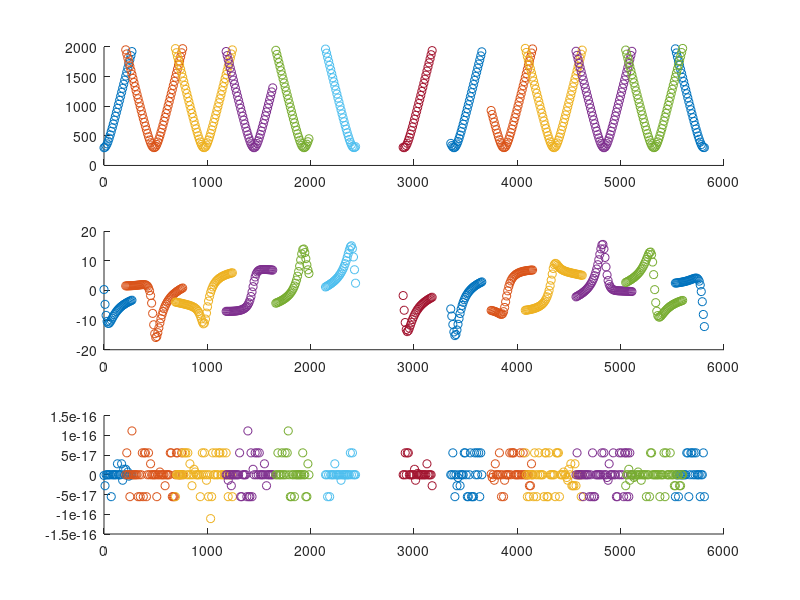

The MATLAB script that drew this image:
%% part b
clear;close all;clc
mu = 398600;
r = 6678;
A = [0 1 0 0;-mu/(r^3) 0 0 0;0 0 0 1;0 0 -mu/(r^3) 0];
B = [0 0;1 0;0 0;0 1];
L = B;

dt = 10; %secs

Ahat = [A B;zeros(2,6)];
eAhat = expm(Ahat*dt);
F = eAhat([1:4],[1:4]);
G = eAhat([1:4],[5:6]);

[V,D] = eig(F);

P = [G F*G F^2*G F^3*G];

rank(P)
%% part c 
% Simulate linearized DT dynamics and measurement models near lin. point
% near for system, assuming a reasonable initial state pert. from the
% linearization point and assuming no process noise, measurement noise, or
% control input perts. Use results to compare and validate your Jacobians
% and DT against a full nonlin. sim. of the system dynamics and
% measurements using ode45 and provide plots to compare linearized DT and
% nonlin. DT model. 
%Define given constants
Re = 6378;
We = (2*pi)/86400;
X0 = [6678 0 0 (r)*sqrt(mu/(r^3))]';
X = [X0];
%     for j = 1:12
%         theta0(j) = (j - 1)*(pi/6);
%         Xs(j) = Re*cos(We + theta0(j));
%         Xdots(j) = -Re*sin(We+theta0(j))*We;
%         Ys(j) = Re*sin(We + theta0(j));
%         Ydots(j) = Re*cos(We + theta0(j)); 
%         rho(j) = sqrt((X0(1)-Xs0(j))^2 + X0(3)-Ys0(j));
%         rhodot(j) = ((X0(1) - Xs0(j))*(X0(2)-Xdots0(j)) + (X0(3)-Ys0(j))*(X0(4)-Ydots0(j)))/rho0(j);
%         phi(j) = atan2((X0(3)-Ys0(j)),(X0(1)-Xs0(j)));
%     %     H{j} = [
%     end
%Determine H matrix and calculate observations y over one orbit period
y = [];
for i = 1:581
    X(:,i+1) = F^i*X0;
    yloop = [];
    for j = 1:12
        theta0(j) = (j - 1)*(pi/6);
        Xs = Re*cos(We*(i*10) + theta0(j));
        Xdots = -Re*sin(We*(i*10)+theta0(j))*We;
        Ys = Re*sin(We*(i*10) + theta0(j));
        Ydots = Re*cos(We*(i*10) + theta0(j)); 
        rho = sqrt((X(1,i)-Xs)^2 + (X(3,i)-Ys)^2);
        rhodot = ((X(1,i) - Xs)*(X(2,i)-Xdots) + (X(3,i)-Ys)*(X(4,i)-Ydots))/rho;
        num = ((X(1,i) - Xs)*(X(2,i)-Xdots) + (X(3,i)-Ys)*(X(4,i)-Ydots));
        phi = atan2((X(3,i)-Ys),(X(1,i)-Xs));
        H = [(X(1,i)-Xs)/rho 0 (X(3,i)-Ys)/rho 0;
                (rho*(X(2,i)-Xdots)-(num)*((X(1,i)-Xs)/rho))/(rho^2) (X(1,i)-Xs)/rho  (rho*(X(4,i)-Ydots)-(num)*((X(3,i)-Ys)/rho))/(rho^2) (X(3,i)-Ys)/(rho^2);
                (Ys-X(3,i))/(rho^2) 0 (X(1,i)-Xs)/(rho^2) 0];
        if phi >= ((-pi/2)+atan2(Ys,Xs)) && phi <= ((pi/2)+atan2(Ys,Xs))
            ytemp = H*(X(:,i) - [Xs Xdots Ys Ydots]');
        else
            ytemp = nan(3,1);
        end
        yloop = [yloop; ytemp];
    end
    y = [y yloop];
end
tvec = linspace(0,581*10,581);
figure
subplot(3,1,1)
for i=1:12
    scatter(tvec,y(3*i-2,:))
    hold on
end
subplot(3,1,2)
for i=1:12
    scatter(tvec,y(3*i-1,:))
    hold on
end
subplot(3,1,3)
for i=1:12
    scatter(tvec,y(3*i,:))
    hold on
end